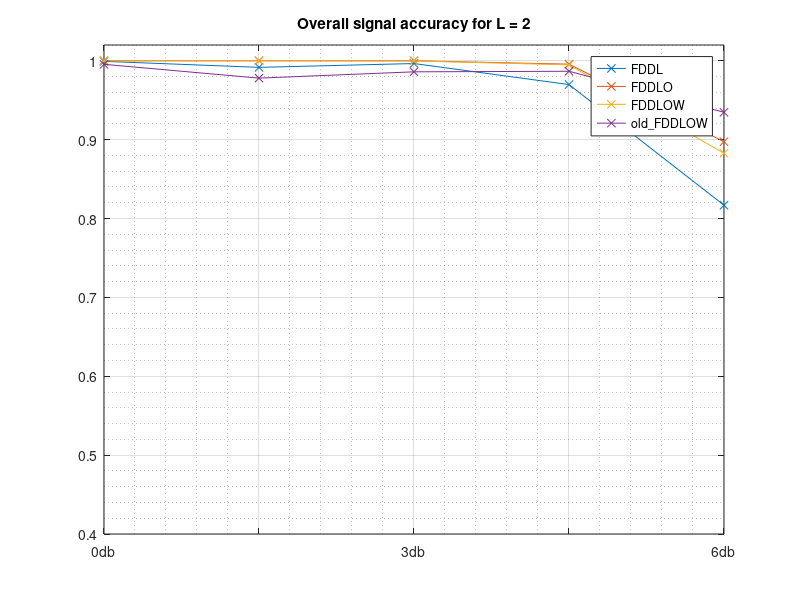
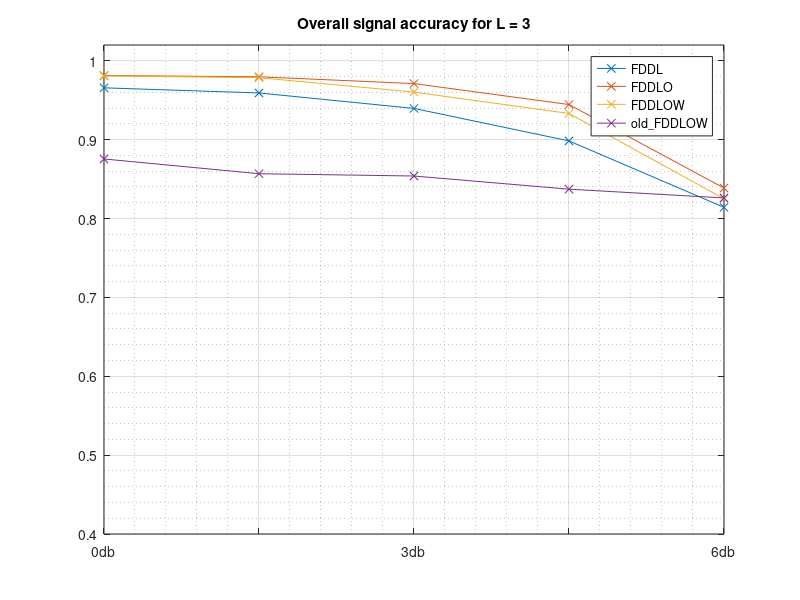
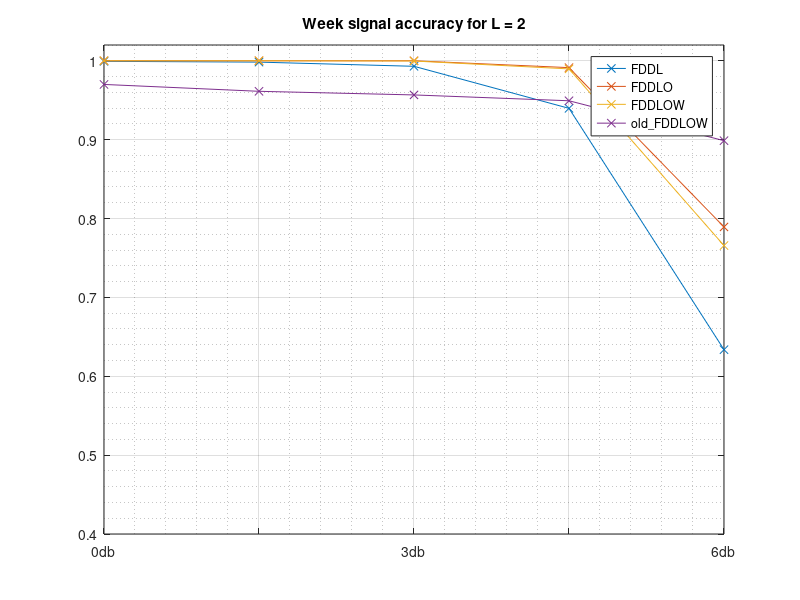
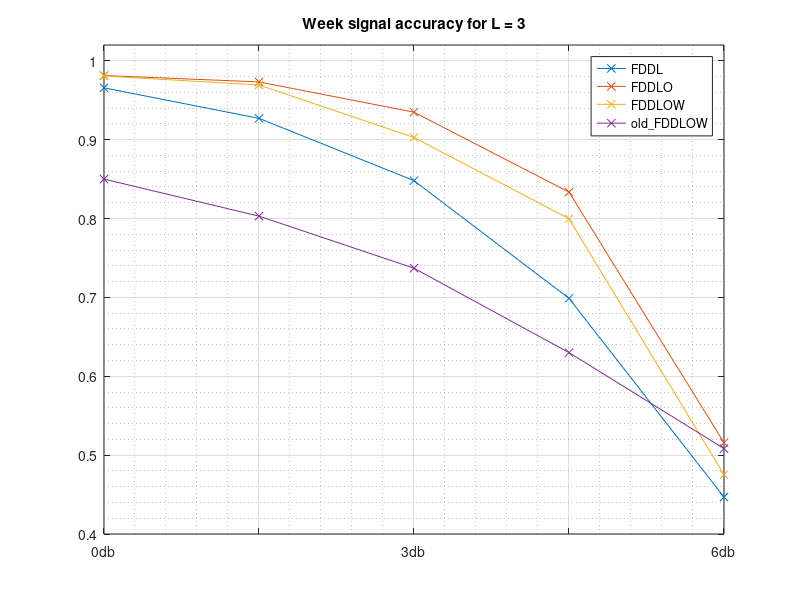

Reproduce these figures in MATLAB, in order.
close all
FDDL=[0.9993
0.99166
0.9965
0.969833333
0.816833333];

FDDLO=[
1
1
1
0.9957
0.8974];

FDDLOW = [
1
1
0.9998
0.9948
0.8828
];

L2_old_all = [0.9955 0.9780 	0.9860 	0.9867 	0.9347 ];

figure
plot(FDDL,'x-')
hold on
plot(FDDLO,'x-')
plot(FDDLOW, 'x-')
plot(L2_old_all, 'x-')

legend('FDDL','FDDLO', 'FDDLOW','old\_FDDLOW')
grid on
grid minor
ylim([0.4, 1.02])
title ('Overall signal accuracy for L = 2')
xticklabels({'0db','','3db','','6db','','10db','','20db'})


%%%%%%%%%%% L = 3%%%%%%%%%%%%%%
FDDL3=[0.9657
0.9592
0.9396
0.8984
0.8142];

FDDLO3=[
0.9813
0.9797
0.9711
0.9445
0.8386
];
FDDLOW3 = [
0.9807
0.9786
0.9603
0.9332
0.8251];

L3_all_old = [ 0.8755 0.8568	0.8539	0.8372	0.8261];

figure
plot(FDDL3,'x-')
hold on
plot(FDDLO3,'x-')
plot(FDDLOW3, 'x-')
plot(L3_all_old, 'x-')

legend('FDDL','FDDLO', 'FDDLOW','old\_FDDLOW')
grid on
grid minor
ylim([0.4, 1.02])
title ('Overall signal accuracy for L = 3')
xticklabels({'0db','','3db','','6db','','10db','','20db'})

%% week signal
FDDL=[
0.9993
0.9983
0.993
0.9397
0.6337];


FDDLO=[
1
1
1
0.9913
0.7893];

FDDLOW = [
1
1
0.9997
0.9897
0.7657];


L2_old = [0.97 0.9613 	0.9567 	0.9493 	0.8987 ];

figure
plot(FDDL,'x-')
hold on
plot(FDDLO,'x-')
plot(FDDLOW, 'x-')
plot(L2_old, 'x-')

legend('FDDL','FDDLO', 'FDDLOW', 'old\_FDDLOW')
grid on
grid minor
ylim([0.4, 1.02])
title ('Week signal accuracy for L = 2')
xticklabels({'0db','','3db','','6db','','10db','','20db'})



FDDL3=[0.9657
0.927
0.848
0.6988
0.4468
];

FDDLO3=[
0.9813
0.9732
0.9348
0.8335
0.5158];

FDDLOW3 = [
0.9807
0.9693
0.9028
0.7997
0.4753];

L3_old = [0.85  0.8030	0.7370	0.6300	0.5083];

figure
plot(FDDL3,'x-')
hold on
plot(FDDLO3,'x-')
plot(FDDLOW3, 'x-')
plot(L3_old, 'x-')

legend('FDDL','FDDLO', 'FDDLOW', 'old\_FDDLOW')
grid on
grid minor
ylim([0.4, 1.02])
title ('Week signal accuracy for L = 3')
xticklabels({'0db','','3db','','6db','','10db','','20db'})

%% old vs new
%{
L3_old = [0.85  0.8030	0.7370	0.6300	0.5083];
L3 = [0.9813    0.9732    0.9348    0.8335    0.5158];

figure
plot(L3,'x-')
hold on
plot(L3_old,'x-')

ylim([0, 1.05])
legend('new','old')
title ('Week signal for L = 3')
xticklabels({'0db','','3db','','6db','','10db','','20db'})
grid minor
grid on


L2_old = [0.97 0.9613 	0.9567 	0.9493 	0.8987 ];
L2 = [1 1 1 0.9913 0.7893 ];

figure
plot(L2,'x-')
hold on
plot(L2_old,'x-')

ylim([0, 1.05])
legend('new','old')
title ('Week signal for L = 2')
xticklabels({'0db','','3db','','6db','','10db','','20db'})
grid minor
grid on
%}